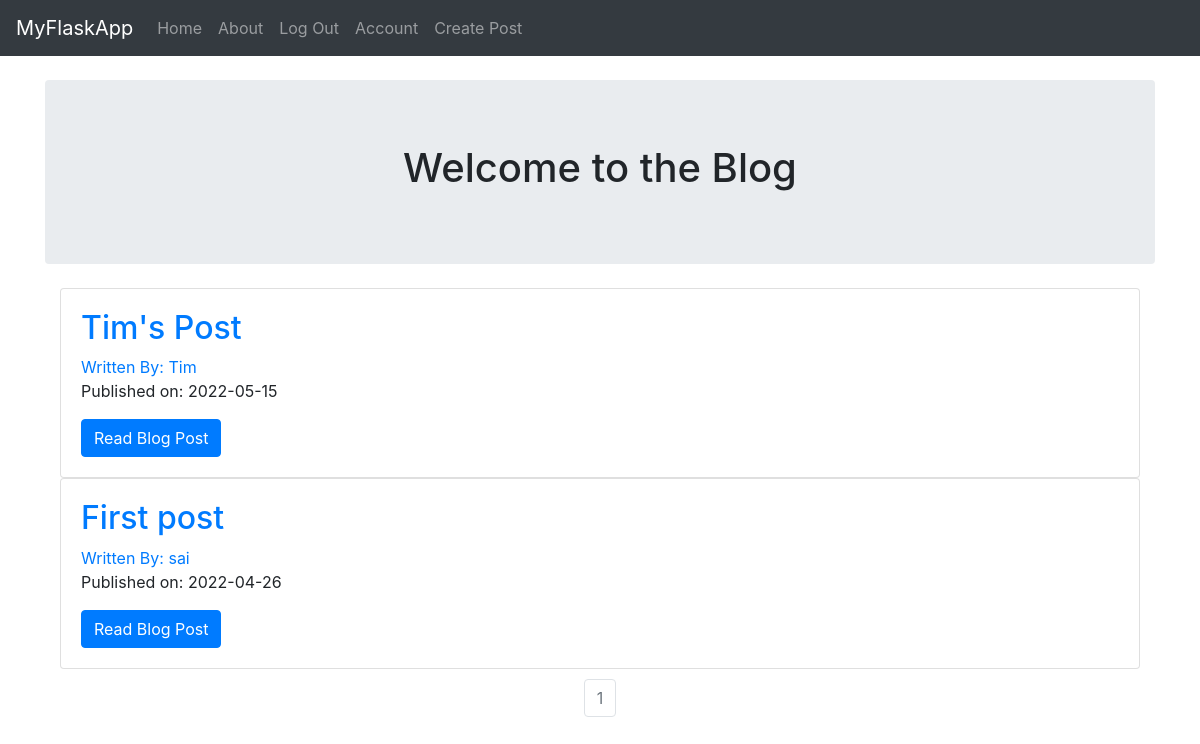
The page / (signed in) on the database its author committed.
### BlogProject/models.py (models this page shows, shortened)
class BlogPost(db.Model):
    users = db.relationship(User)
    id = db.Column(db.Integer, primary_key=True)
    user_id = db.Column(db.Integer, db.ForeignKey('users.id'), nullable=False)
    date = db.Column(db.DateTime, nullable=False, default=datetime.utcnow)
    title = db.Column(db.String(140), nullable=False)
    text = db.Column(db.Text, nullable=False)

class User(db.Model, UserMixin):
    __tablename__ = 'users'
    id = db.Column(db.Integer, primary_key = True)
    profile_image = db.Column(db.String(20), nullable=False, default='default_profile.png')
    email = db.Column(db.String(64), unique=True, index=True)
    username = db.Column(db.String(64), unique=True, index=True)
    password_hash = db.Column(db.String(128))
    posts = db.relationship('BlogPost', backref='author', lazy=True)

### BlogProject/core/views.py (the view)
@core.route('/')
def index():
    page = request.args.get('page',1, type=int)
    blog_posts = BlogPost.query.order_by(BlogPost.date.desc()).paginate(page=page, per_page =3)
    return render_template('index.html', blog_posts = blog_posts)

### BlogProject/models.py (called while the page is built)
@login_manager.user_loader
def load_user(user_id):
    return User.query.get(user_id)

### BlogProject/templates/index.html
{% extends "base.html" %}
{% block content %}
<div class="jumbotron jumbotron-fluid my-4 rounded">
    <div class="container " >
      <h1 class="display-8 text-center">Welcome to the Blog</h1>
    </div>
  </div>
  <div class="container">
    {% for post in blog_posts.items %}
    <div class="card" >
      <div class="card-body">
        <h2><a class="card-title" href ="{{url_for('blog_posts.blog_post',blog_post_id = post.id)}}">{{post.title}}</a></h2>
        <a href="{{url_for('users.user_posts',username = post.author.username)}}">Written By: {{post.author.username}}</a>
        <p>Published on: {{post.date.strftime('%Y-%m-%d')}}</p>
        <a class = "btn btn-primary" href="{{url_for('blog_posts.blog_post',blog_post_id = post.id)}}">Read Blog Post</a>
     </div>
    </div>
    {% endfor %}
  </div>
  <nav aria-label="Page navigation example" style="margin-top: 10px;">
    <ul class="pagination justify-content-center">
        {% for page_num in blog_posts.iter_pages(left_edge = 1, right_edge=1,left_current=1,right_current=2) %}
        {% if blog_posts.page == page_num %}
        <li class = 'page-item disabled'>
            <a class = 'page-link' href="{{url_for('core.index', page=page_num)}}">{{page_num}}</a>
        </li>
        {% else %}
        <li class = 'page-item'>
            <a class = 'page-link' href="{{url_for('core.index', page=page_num)}}">{{page_num}}</a>
        </li>
        {% endif %}
        {% endfor %}
    </ul>
  </nav>
{% endblock %}

### rows shown on the page
BlogPost: title "Tim's Post", author.username "Tim", date "2022-05-15"
BlogPost: title "First post", author.username "sai", date "2022-04-26"

### other values the page prints
{{ page_num }} "1"
